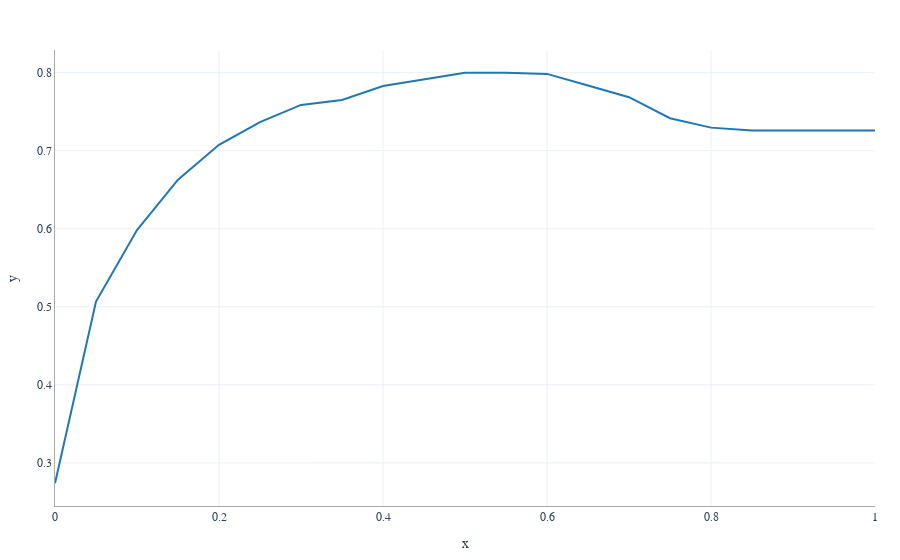

The code cell stored with this chart in its notebook:
### Code cell
# plt.plot(thresholds, scores)
px.line(x=thresholds, y=scores)

### Figure 1 — Plotly figure (JSON) as saved in the notebook; plotly's stock layout.template omitted (floating-point values rounded to 4 significant figures)
{"data": [{"hovertemplate": "x=%{x}<br>y=%{y}<extra></extra>", "legendgroup": "", "line": {"color": "#1F77B4", "dash": "solid"}, "marker": {"symbol": "circle"}, "mode": "lines", "name": "", "orientation": "v", "showlegend": false, "type": "scatter", "x": [0, 0.05, 0.1, 0.15, 0.2, 0.25, 0.3, 0.35, 0.4, 0.45, 0.5, 0.55, 0.6, 0.65, 0.7, 0.75, 0.8, 0.85, 0.9, 0.95, 1], "xaxis": "x", "y": [0.274, 0.5067, 0.5983, 0.6629, 0.7076, 0.7367, 0.7587, 0.7651, 0.7828, 0.7913, 0.7999, 0.7999, 0.7984, 0.7835, 0.7686, 0.7417, 0.7296, 0.726, 0.726, 0.726, 0.726], "yaxis": "y"}], "layout": {"legend": {"tracegroupgap": 0}, "xaxis": {"anchor": "y", "domain": [0, 1], "title": {"text": "x"}}, "yaxis": {"anchor": "x", "domain": [0, 1], "title": {"text": "y"}}}}
